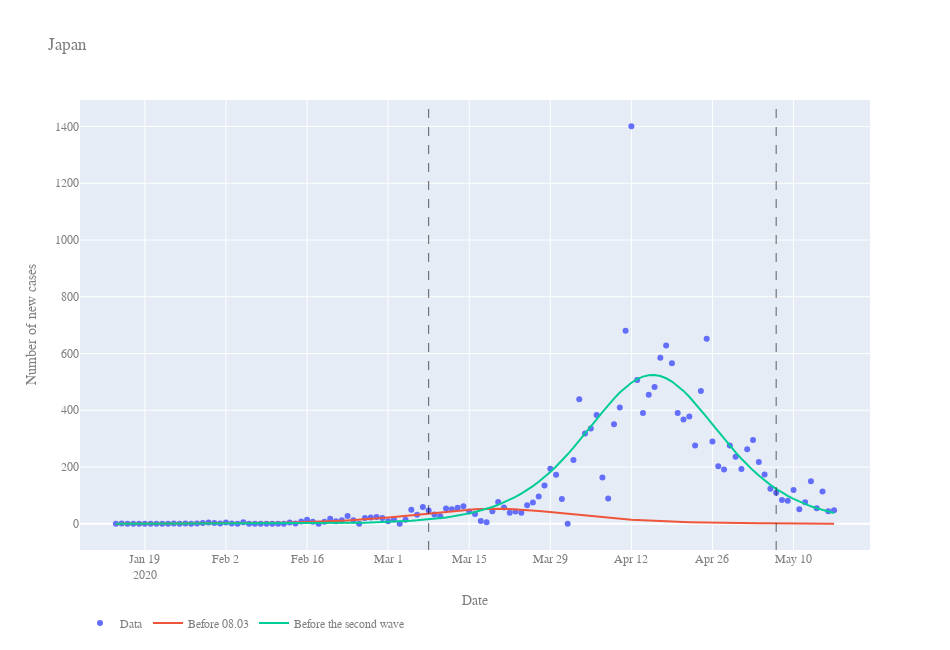
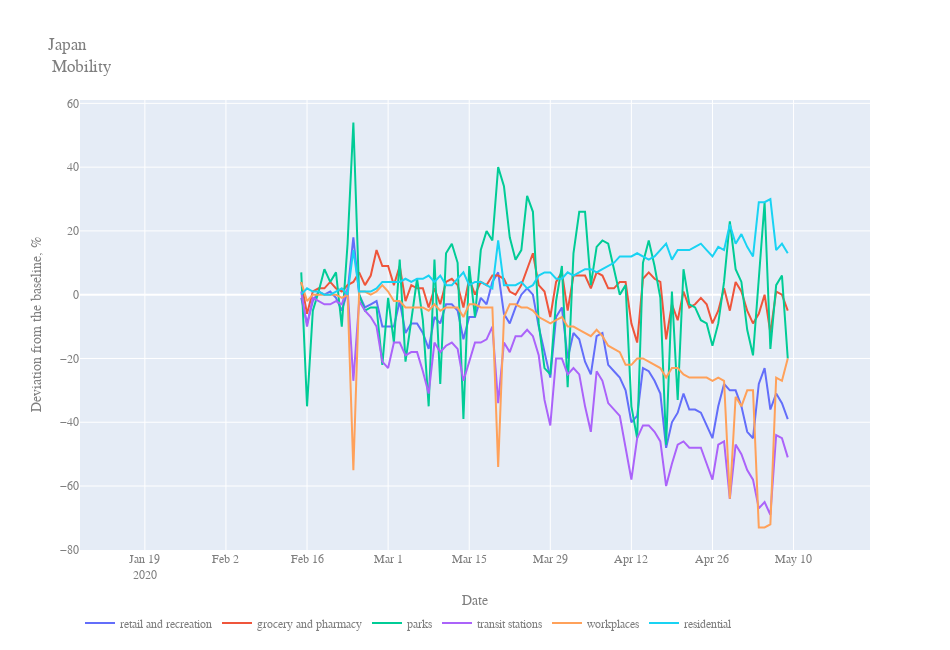

The notebook cell these images were saved under, in order:
### Code cell
cutoffs = pd.DataFrame({
    "date": [date("2020-03-08"), date("2020-05-07")],
    "description": ["Before 08.03", "Before the second wave"]
})
params = get_fit_of_cutoffs(df, cutoffs)
figs = plotter(df, params, df_mobility=df_mobility)
display(unfold(params))
for i in [1,-1]:
    f = figs[i]
    """
    f.show()
    add_filling(f, x0=date("2020-02-18"), x1=date("2020-02-23"))
    add_caption(f, date("2020-02-18"), text="Patient 31", pos_x=-50)
    add_caption(f, date("2020-02-23"), "Patient 31 isolated", pos_x= 50)
    add_caption(f, date("2020-02-20-12", format="%Y-%m-%d-%H"), "Shincheonji Church incident", pos_x=- 10, pos_y = -50, wline=False)
    add_filling(f, date("2020-02-20"), date("2020-03-08"), fill_color="Green")
    add_caption(f, date("2020-02-29"), "Additional measures imposed<br>Tracking of church members", bg_color="LightGreen",pos_x=160, pos_y=-60, wline=False)
    """
    f.show()
